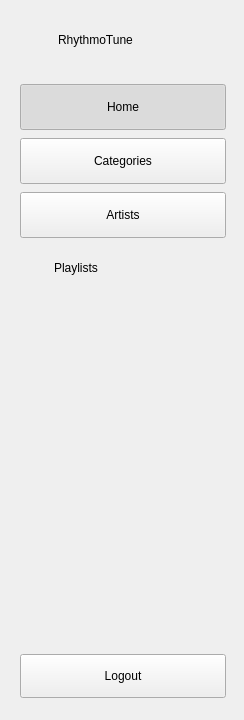
<?xml version='1.0' encoding='utf-8'?>
<ui version="4.0">
 <class>Sidebar</class>
 <widget class="QWidget" name="sidebarRoot">
  <property name="geometry"><rect><x>0</x><y>0</y><width>244</width><height>720</height></rect></property>
  <layout class="QVBoxLayout" name="sidebarLayout">
   <property name="leftMargin"><number>20</number></property>
   <property name="topMargin"><number>26</number></property>
   <property name="rightMargin"><number>18</number></property>
   <property name="bottomMargin"><number>22</number></property>
   <property name="spacing"><number>8</number></property>
   <item>
    <layout class="QHBoxLayout" name="logoLayout">
     <property name="spacing"><number>10</number></property>
     <item>
      <widget class="QCustomQLabel" name="logoIcon">
       <property name="minimumSize"><size><width>28</width><height>28</height></size></property>
       <property name="maximumSize"><size><width>28</width><height>28</height></size></property>
       <property name="iconName" stdset="0"><string>activity</string></property>
       <property name="text"><string /></property>
      </widget>
     </item>
     <item>
      <widget class="QLabel" name="logoText">
       <property name="text"><string>RhythmoTune</string></property>
      </widget>
     </item>
     <item>
      <spacer name="logoSpacer">
       <property name="orientation"><enum>Qt::Horizontal</enum></property>
       <property name="sizeHint" stdset="0"><size><width>10</width><height>10</height></size></property>
      </spacer>
     </item>
    </layout>
   </item>
   <item>
    <spacer name="afterLogo">
     <property name="orientation"><enum>Qt::Vertical</enum></property>
     <property name="sizeType"><enum>QSizePolicy::Fixed</enum></property>
     <property name="sizeHint" stdset="0"><size><width>10</width><height>22</height></size></property>
    </spacer>
   </item>
   <item>
    <widget class="QCustomQPushButton" name="navHome">
     <property name="minimumSize"><size><width>0</width><height>46</height></size></property>
     <property name="cursor"><cursorShape>PointingHandCursor</cursorShape></property>
     <property name="checkable"><bool>true</bool></property>
     <property name="checked"><bool>true</bool></property>
     <property name="text"><string>Home</string></property>
     <property name="iconName" stdset="0"><string>home</string></property>
     <property name="iconSize"><size><width>20</width><height>20</height></size></property>
    </widget>
   </item>
   <item>
    <widget class="QCustomQPushButton" name="navCategories">
     <property name="minimumSize"><size><width>0</width><height>46</height></size></property>
     <property name="cursor"><cursorShape>PointingHandCursor</cursorShape></property>
     <property name="checkable"><bool>true</bool></property>
     <property name="text"><string>Categories</string></property>
     <property name="iconName" stdset="0"><string>grid</string></property>
     <property name="iconSize"><size><width>20</width><height>20</height></size></property>
    </widget>
   </item>
   <item>
    <widget class="QCustomQPushButton" name="navArtists">
     <property name="minimumSize"><size><width>0</width><height>46</height></size></property>
     <property name="cursor"><cursorShape>PointingHandCursor</cursorShape></property>
     <property name="checkable"><bool>true</bool></property>
     <property name="text"><string>Artists</string></property>
     <property name="iconName" stdset="0"><string>user</string></property>
     <property name="iconSize"><size><width>20</width><height>20</height></size></property>
    </widget>
   </item>
   <item>
    <spacer name="beforePlaylists">
     <property name="orientation"><enum>Qt::Vertical</enum></property>
     <property name="sizeType"><enum>QSizePolicy::Fixed</enum></property>
     <property name="sizeHint" stdset="0"><size><width>10</width><height>14</height></size></property>
    </spacer>
   </item>
   <item>
    <layout class="QHBoxLayout" name="playlistsHeader">
     <property name="leftMargin"><number>10</number></property>
     <item>
      <widget class="QCustomQLabel" name="playlistsIcon">
       <property name="minimumSize"><size><width>16</width><height>16</height></size></property>
       <property name="maximumSize"><size><width>16</width><height>16</height></size></property>
       <property name="iconName" stdset="0"><string>music</string></property>
       <property name="text"><string /></property>
      </widget>
     </item>
     <item>
      <widget class="QLabel" name="playlistsTitle">
       <property name="text"><string>Playlists</string></property>
      </widget>
     </item>
     <item>
      <spacer name="plHeaderSpacer">
       <property name="orientation"><enum>Qt::Horizontal</enum></property>
       <property name="sizeHint" stdset="0"><size><width>10</width><height>10</height></size></property>
      </spacer>
     </item>
     <item>
      <widget class="QCustomQLabel" name="playlistsChevron">
       <property name="minimumSize"><size><width>16</width><height>16</height></size></property>
       <property name="maximumSize"><size><width>16</width><height>16</height></size></property>
       <property name="iconName" stdset="0"><string>chevron-up</string></property>
       <property name="text"><string /></property>
      </widget>
     </item>
    </layout>
   </item>
   <item>
    <widget class="QWidget" name="playlistsBox" native="true">
     <layout class="QVBoxLayout" name="playlistsBoxLayout">
      <property name="leftMargin"><number>4</number></property>
      <property name="topMargin"><number>6</number></property>
      <property name="rightMargin"><number>0</number></property>
      <property name="bottomMargin"><number>0</number></property>
      <property name="spacing"><number>4</number></property>
     </layout>
    </widget>
   </item>
   <item>
    <spacer name="sidebarStretch">
     <property name="orientation"><enum>Qt::Vertical</enum></property>
     <property name="sizeHint" stdset="0"><size><width>10</width><height>40</height></size></property>
    </spacer>
   </item>
   <item>
    <widget class="QCustomQPushButton" name="navLogout">
     <property name="minimumSize"><size><width>0</width><height>44</height></size></property>
     <property name="cursor"><cursorShape>PointingHandCursor</cursorShape></property>
     <property name="text"><string>Logout</string></property>
     <property name="iconName" stdset="0"><string>log-out</string></property>
     <property name="iconSize"><size><width>19</width><height>19</height></size></property>
    </widget>
   </item>
  </layout>
 </widget>
 <customwidgets>
  <customwidget><class>QCustomQPushButton</class><extends>QPushButton</extends><header>Custom_Widgets.QCustomQPushButton</header></customwidget>
  <customwidget><class>QCustomQLabel</class><extends>QLabel</extends><header>Custom_Widgets.QCustomQLabel</header></customwidget>
 <customwidget><class>QPushButton</class><extends>QPushButton</extends><header location="global">Custom_Widgets.Theme.h</header><container>1</container></customwidget><customwidget><class>QLabel</class><extends>QLabel</extends><header location="global">Custom_Widgets.Theme.h</header><container>1</container></customwidget></customwidgets>
 <connections />
</ui>
